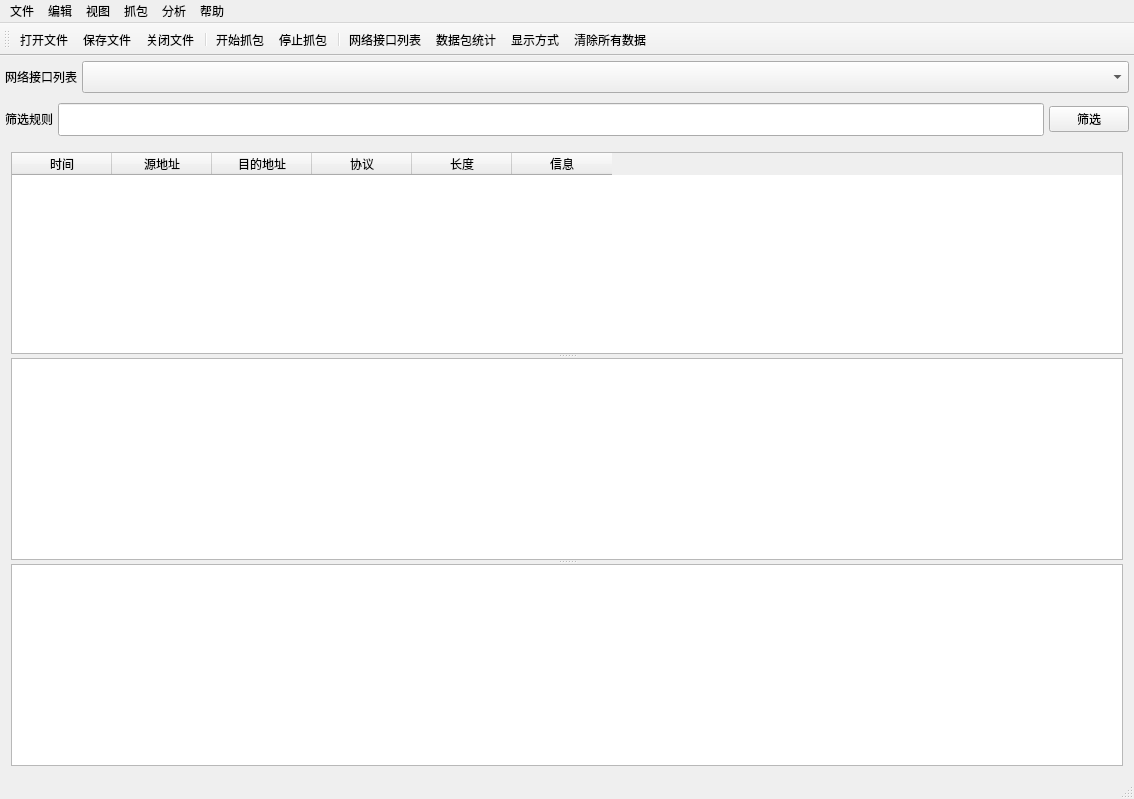
<?xml version="1.0" encoding="UTF-8"?>
<ui version="4.0">
 <class>MyNetDumpClass</class>
 <widget class="QMainWindow" name="MyNetDumpClass">
  <property name="geometry">
   <rect>
    <x>0</x>
    <y>0</y>
    <width>1134</width>
    <height>799</height>
   </rect>
  </property>
  <property name="windowTitle">
   <string>NetCap</string>
  </property>
  <widget class="QWidget" name="centralWidget">
   <layout class="QVBoxLayout" name="verticalLayout_2" stretch="1,1,15">
    <property name="spacing">
     <number>0</number>
    </property>
    <property name="leftMargin">
     <number>0</number>
    </property>
    <property name="topMargin">
     <number>0</number>
    </property>
    <property name="rightMargin">
     <number>0</number>
    </property>
    <property name="bottomMargin">
     <number>0</number>
    </property>
    <item>
     <widget class="QWidget" name="widget" native="true">
      <layout class="QHBoxLayout" name="horizontalLayout">
       <property name="spacing">
        <number>5</number>
       </property>
       <property name="leftMargin">
        <number>5</number>
       </property>
       <property name="topMargin">
        <number>5</number>
       </property>
       <property name="rightMargin">
        <number>5</number>
       </property>
       <property name="bottomMargin">
        <number>5</number>
       </property>
       <item>
        <widget class="QLabel" name="lb_NicList">
         <property name="sizePolicy">
          <sizepolicy hsizetype="Fixed" vsizetype="Fixed">
           <horstretch>0</horstretch>
           <verstretch>0</verstretch>
          </sizepolicy>
         </property>
         <property name="text">
          <string>网络接口列表</string>
         </property>
        </widget>
       </item>
       <item>
        <widget class="QComboBox" name="cb_NicList">
         <property name="sizePolicy">
          <sizepolicy hsizetype="Preferred" vsizetype="Expanding">
           <horstretch>0</horstretch>
           <verstretch>0</verstretch>
          </sizepolicy>
         </property>
        </widget>
       </item>
      </layout>
     </widget>
    </item>
    <item>
     <widget class="QWidget" name="widget_2" native="true">
      <layout class="QHBoxLayout" name="horizontalLayout_2">
       <property name="spacing">
        <number>5</number>
       </property>
       <property name="leftMargin">
        <number>5</number>
       </property>
       <property name="topMargin">
        <number>5</number>
       </property>
       <property name="rightMargin">
        <number>5</number>
       </property>
       <property name="bottomMargin">
        <number>5</number>
       </property>
       <item>
        <widget class="QLabel" name="lb_FilterTips">
         <property name="sizePolicy">
          <sizepolicy hsizetype="Fixed" vsizetype="Fixed">
           <horstretch>0</horstretch>
           <verstretch>0</verstretch>
          </sizepolicy>
         </property>
         <property name="text">
          <string>筛选规则</string>
         </property>
        </widget>
       </item>
       <item>
        <widget class="QLineEdit" name="le_FilterInput">
         <property name="sizePolicy">
          <sizepolicy hsizetype="Expanding" vsizetype="Expanding">
           <horstretch>0</horstretch>
           <verstretch>0</verstretch>
          </sizepolicy>
         </property>
        </widget>
       </item>
       <item>
        <widget class="QPushButton" name="pb_FilterEnter">
         <property name="sizePolicy">
          <sizepolicy hsizetype="Fixed" vsizetype="Fixed">
           <horstretch>0</horstretch>
           <verstretch>0</verstretch>
          </sizepolicy>
         </property>
         <property name="text">
          <string>筛选</string>
         </property>
        </widget>
       </item>
      </layout>
     </widget>
    </item>
    <item>
     <widget class="QWidget" name="widget_3" native="true">
      <layout class="QVBoxLayout" name="verticalLayout">
       <item>
        <widget class="QSplitter" name="splitter">
         <property name="orientation">
          <enum>Qt::Vertical</enum>
         </property>
         <widget class="QTableWidget" name="wTable_data">
          <column>
           <property name="text">
            <string>时间</string>
           </property>
          </column>
          <column>
           <property name="text">
            <string>源地址</string>
           </property>
          </column>
          <column>
           <property name="text">
            <string>目的地址</string>
           </property>
          </column>
          <column>
           <property name="text">
            <string>协议</string>
           </property>
          </column>
          <column>
           <property name="text">
            <string>长度</string>
           </property>
          </column>
          <column>
           <property name="text">
            <string>信息</string>
           </property>
          </column>
         </widget>
         <widget class="QTreeView" name="wTree_data"/>
         <widget class="QPlainTextEdit" name="pte_data"/>
        </widget>
       </item>
      </layout>
     </widget>
    </item>
   </layout>
  </widget>
  <widget class="QMenuBar" name="menuBar">
   <property name="geometry">
    <rect>
     <x>0</x>
     <y>0</y>
     <width>1134</width>
     <height>23</height>
    </rect>
   </property>
   <widget class="QMenu" name="m_File">
    <property name="title">
     <string>文件</string>
    </property>
    <addaction name="actionOpenFile"/>
    <addaction name="actionSaveFile"/>
    <addaction name="actionCloseFile"/>
   </widget>
   <widget class="QMenu" name="m_Edit">
    <property name="title">
     <string>编辑</string>
    </property>
    <addaction name="actionClear"/>
   </widget>
   <widget class="QMenu" name="m_View">
    <property name="title">
     <string>视图</string>
    </property>
    <addaction name="actionItemStyle"/>
   </widget>
   <widget class="QMenu" name="m_Capture">
    <property name="title">
     <string>抓包</string>
    </property>
    <addaction name="actionnicList"/>
    <addaction name="actionstartPcap"/>
    <addaction name="actionstopPcap"/>
   </widget>
   <widget class="QMenu" name="m_Alaysis">
    <property name="title">
     <string>分析</string>
    </property>
    <addaction name="actionPacketStatics"/>
    <addaction name="actionPacketFilter"/>
   </widget>
   <widget class="QMenu" name="m_Help">
    <property name="title">
     <string>帮助</string>
    </property>
    <addaction name="actionDocument"/>
    <addaction name="actionAbout"/>
   </widget>
   <addaction name="m_File"/>
   <addaction name="m_Edit"/>
   <addaction name="m_View"/>
   <addaction name="m_Capture"/>
   <addaction name="m_Alaysis"/>
   <addaction name="m_Help"/>
  </widget>
  <widget class="QToolBar" name="mainToolBar">
   <attribute name="toolBarArea">
    <enum>TopToolBarArea</enum>
   </attribute>
   <attribute name="toolBarBreak">
    <bool>false</bool>
   </attribute>
   <addaction name="actionOpenFile"/>
   <addaction name="actionSaveFile"/>
   <addaction name="actionCloseFile"/>
   <addaction name="separator"/>
   <addaction name="actionstartPcap"/>
   <addaction name="actionstopPcap"/>
   <addaction name="separator"/>
   <addaction name="actionnicList"/>
   <addaction name="actionPacketStatics"/>
   <addaction name="actionItemStyle"/>
   <addaction name="actionClear"/>
  </widget>
  <widget class="QStatusBar" name="statusBar"/>
  <action name="actionOpenFile">
   <property name="icon">
    <iconset resource="MyNetDump.qrc">
     <normaloff>:/MyNetDump/images/icons8-add-file-96.png</normaloff>:/MyNetDump/images/icons8-add-file-96.png</iconset>
   </property>
   <property name="text">
    <string>打开文件</string>
   </property>
  </action>
  <action name="actionSaveFile">
   <property name="icon">
    <iconset resource="MyNetDump.qrc">
     <normaloff>:/MyNetDump/images/icons8-save-96.png</normaloff>:/MyNetDump/images/icons8-save-96.png</iconset>
   </property>
   <property name="text">
    <string>保存文件</string>
   </property>
  </action>
  <action name="actionCloseFile">
   <property name="icon">
    <iconset resource="MyNetDump.qrc">
     <normaloff>:/MyNetDump/images/icons8-delete-file-96.png</normaloff>:/MyNetDump/images/icons8-delete-file-96.png</iconset>
   </property>
   <property name="text">
    <string>关闭文件</string>
   </property>
  </action>
  <action name="actionnicList">
   <property name="icon">
    <iconset resource="MyNetDump.qrc">
     <normaloff>:/MyNetDump/images/icons8-list-96.png</normaloff>:/MyNetDump/images/icons8-list-96.png</iconset>
   </property>
   <property name="text">
    <string>网络接口列表</string>
   </property>
  </action>
  <action name="actionstartPcap">
   <property name="icon">
    <iconset resource="MyNetDump.qrc">
     <normaloff>:/MyNetDump/images/play.png</normaloff>:/MyNetDump/images/play.png</iconset>
   </property>
   <property name="text">
    <string>开始抓包</string>
   </property>
  </action>
  <action name="actionstopPcap">
   <property name="icon">
    <iconset resource="MyNetDump.qrc">
     <normaloff>:/MyNetDump/images/stop.png</normaloff>:/MyNetDump/images/stop.png</iconset>
   </property>
   <property name="text">
    <string>停止抓包</string>
   </property>
  </action>
  <action name="actionPacketStatics">
   <property name="icon">
    <iconset resource="MyNetDump.qrc">
     <normaloff>:/MyNetDump/images/statistics.png</normaloff>:/MyNetDump/images/statistics.png</iconset>
   </property>
   <property name="text">
    <string>数据包统计</string>
   </property>
  </action>
  <action name="actionDocument">
   <property name="text">
    <string>帮助</string>
   </property>
  </action>
  <action name="actionAbout">
   <property name="text">
    <string>关于</string>
   </property>
  </action>
  <action name="actionPacketFilter">
   <property name="text">
    <string>数据包过滤</string>
   </property>
  </action>
  <action name="actionClear">
   <property name="icon">
    <iconset resource="MyNetDump.qrc">
     <normaloff>:/MyNetDump/images/icons8-clear-58.png</normaloff>:/MyNetDump/images/icons8-clear-58.png</iconset>
   </property>
   <property name="text">
    <string>清除所有数据</string>
   </property>
  </action>
  <action name="actionItemStyle">
   <property name="icon">
    <iconset resource="MyNetDump.qrc">
     <normaloff>:/MyNetDump/images/item_style.png</normaloff>:/MyNetDump/images/item_style.png</iconset>
   </property>
   <property name="text">
    <string>显示方式</string>
   </property>
  </action>
 </widget>
 <layoutdefault spacing="6" margin="11"/>
 <resources>
  <include location="MyNetDump.qrc"/>
 </resources>
 <connections/>
</ui>
